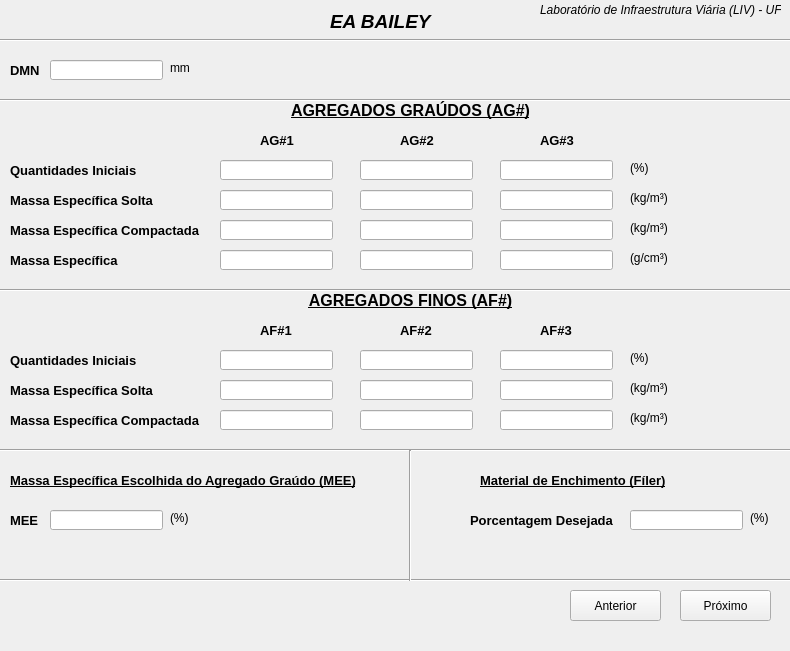
<?xml version="1.0" encoding="UTF-8"?>
<ui version="4.0">
 <class>baileyDialog</class>
 <widget class="QMainWindow" name="baileyDialog">
  <property name="geometry">
   <rect>
    <x>0</x>
    <y>0</y>
    <width>790</width>
    <height>651</height>
   </rect>
  </property>
  <property name="maximumSize">
   <size>
    <width>818</width>
    <height>16777215</height>
   </size>
  </property>
  <property name="windowTitle">
   <string>Janela 03</string>
  </property>
  <widget class="QWidget" name="centralwidget">
   <widget class="QLabel" name="label">
    <property name="geometry">
     <rect>
      <x>330</x>
      <y>10</y>
      <width>111</width>
      <height>21</height>
     </rect>
    </property>
    <property name="frameShadow">
     <enum>QFrame::Plain</enum>
    </property>
    <property name="text">
     <string>&lt;html&gt;&lt;head/&gt;&lt;body&gt;&lt;p&gt;&lt;span style=&quot; font-size:14pt; font-weight:600; font-style:italic; color:#000000;&quot;&gt;EA BAILEY&lt;/span&gt;&lt;/p&gt;&lt;/body&gt;&lt;/html&gt;</string>
    </property>
   </widget>
   <widget class="QLabel" name="label_2">
    <property name="geometry">
     <rect>
      <x>10</x>
      <y>60</y>
      <width>31</width>
      <height>21</height>
     </rect>
    </property>
    <property name="text">
     <string>&lt;html&gt;&lt;head/&gt;&lt;body&gt;&lt;p&gt;&lt;span style=&quot; font-size:10pt; font-weight:600;&quot;&gt;DMN&lt;/span&gt;&lt;/p&gt;&lt;/body&gt;&lt;/html&gt;</string>
    </property>
   </widget>
   <widget class="QLineEdit" name="txtDMN">
    <property name="geometry">
     <rect>
      <x>50</x>
      <y>60</y>
      <width>113</width>
      <height>20</height>
     </rect>
    </property>
   </widget>
   <widget class="QLabel" name="label_3">
    <property name="geometry">
     <rect>
      <x>10</x>
      <y>150</y>
      <width>241</width>
      <height>41</height>
     </rect>
    </property>
    <property name="text">
     <string>&lt;html&gt;&lt;head/&gt;&lt;body&gt;&lt;p&gt;&lt;span style=&quot; font-size:10pt; font-weight:600;&quot;&gt;Quantidades Iniciais&lt;/span&gt;&lt;/p&gt;&lt;/body&gt;&lt;/html&gt;</string>
    </property>
   </widget>
   <widget class="QLineEdit" name="txtGraudosQI1">
    <property name="geometry">
     <rect>
      <x>220</x>
      <y>160</y>
      <width>113</width>
      <height>20</height>
     </rect>
    </property>
   </widget>
   <widget class="QLineEdit" name="txtGraudosQI2">
    <property name="geometry">
     <rect>
      <x>360</x>
      <y>160</y>
      <width>113</width>
      <height>20</height>
     </rect>
    </property>
   </widget>
   <widget class="QLineEdit" name="txtGraudosQI3">
    <property name="geometry">
     <rect>
      <x>500</x>
      <y>160</y>
      <width>113</width>
      <height>20</height>
     </rect>
    </property>
   </widget>
   <widget class="QLabel" name="label_7">
    <property name="geometry">
     <rect>
      <x>10</x>
      <y>180</y>
      <width>151</width>
      <height>41</height>
     </rect>
    </property>
    <property name="text">
     <string>&lt;html&gt;&lt;head/&gt;&lt;body&gt;&lt;p&gt;&lt;span style=&quot; font-size:10pt; font-weight:600;&quot;&gt;Massa Específica Solta&lt;/span&gt;&lt;/p&gt;&lt;/body&gt;&lt;/html&gt;</string>
    </property>
   </widget>
   <widget class="QLabel" name="label_8">
    <property name="geometry">
     <rect>
      <x>280</x>
      <y>90</y>
      <width>261</width>
      <height>41</height>
     </rect>
    </property>
    <property name="text">
     <string>&lt;html&gt;&lt;head/&gt;&lt;body&gt;&lt;p align=&quot;center&quot;&gt;&lt;span style=&quot; font-size:12pt; font-weight:600; text-decoration: underline;&quot;&gt;AGREGADOS GRAÚDOS (AG#)&lt;/span&gt;&lt;/p&gt;&lt;/body&gt;&lt;/html&gt;</string>
    </property>
   </widget>
   <widget class="QLineEdit" name="txtGraudosMES3">
    <property name="geometry">
     <rect>
      <x>500</x>
      <y>190</y>
      <width>113</width>
      <height>20</height>
     </rect>
    </property>
   </widget>
   <widget class="QLineEdit" name="txtGraudosMES2">
    <property name="geometry">
     <rect>
      <x>360</x>
      <y>190</y>
      <width>113</width>
      <height>20</height>
     </rect>
    </property>
   </widget>
   <widget class="QLineEdit" name="txtGraudosMES1">
    <property name="geometry">
     <rect>
      <x>220</x>
      <y>190</y>
      <width>113</width>
      <height>20</height>
     </rect>
    </property>
   </widget>
   <widget class="QLineEdit" name="txtGraudosMEC3">
    <property name="geometry">
     <rect>
      <x>500</x>
      <y>220</y>
      <width>113</width>
      <height>20</height>
     </rect>
    </property>
   </widget>
   <widget class="QLineEdit" name="txtGraudosMEC1">
    <property name="geometry">
     <rect>
      <x>220</x>
      <y>220</y>
      <width>113</width>
      <height>20</height>
     </rect>
    </property>
   </widget>
   <widget class="QLabel" name="label_12">
    <property name="geometry">
     <rect>
      <x>10</x>
      <y>210</y>
      <width>201</width>
      <height>41</height>
     </rect>
    </property>
    <property name="text">
     <string>&lt;html&gt;&lt;head/&gt;&lt;body&gt;&lt;p&gt;&lt;span style=&quot; font-size:10pt; font-weight:600;&quot;&gt;Massa Específica Compactada&lt;/span&gt;&lt;/p&gt;&lt;/body&gt;&lt;/html&gt;</string>
    </property>
   </widget>
   <widget class="QLineEdit" name="txtGraudosMEC2">
    <property name="geometry">
     <rect>
      <x>360</x>
      <y>220</y>
      <width>113</width>
      <height>20</height>
     </rect>
    </property>
   </widget>
   <widget class="QLabel" name="label_16">
    <property name="geometry">
     <rect>
      <x>10</x>
      <y>240</y>
      <width>181</width>
      <height>41</height>
     </rect>
    </property>
    <property name="text">
     <string>&lt;html&gt;&lt;head/&gt;&lt;body&gt;&lt;p&gt;&lt;span style=&quot; font-size:10pt; font-weight:600;&quot;&gt;Massa Específica&lt;/span&gt;&lt;/p&gt;&lt;/body&gt;&lt;/html&gt;</string>
    </property>
   </widget>
   <widget class="QLineEdit" name="txtGraudosMEA1">
    <property name="geometry">
     <rect>
      <x>220</x>
      <y>250</y>
      <width>113</width>
      <height>20</height>
     </rect>
    </property>
   </widget>
   <widget class="QLineEdit" name="txtGraudosMEA2">
    <property name="geometry">
     <rect>
      <x>360</x>
      <y>250</y>
      <width>113</width>
      <height>20</height>
     </rect>
    </property>
   </widget>
   <widget class="QLineEdit" name="txtGraudosMEA3">
    <property name="geometry">
     <rect>
      <x>500</x>
      <y>250</y>
      <width>113</width>
      <height>20</height>
     </rect>
    </property>
   </widget>
   <widget class="QLabel" name="label_21">
    <property name="geometry">
     <rect>
      <x>10</x>
      <y>340</y>
      <width>241</width>
      <height>41</height>
     </rect>
    </property>
    <property name="text">
     <string>&lt;html&gt;&lt;head/&gt;&lt;body&gt;&lt;p&gt;&lt;span style=&quot; font-size:10pt; font-weight:600;&quot;&gt;Quantidades Iniciais&lt;/span&gt;&lt;/p&gt;&lt;/body&gt;&lt;/html&gt;</string>
    </property>
   </widget>
   <widget class="QLineEdit" name="txtFinosMEC3">
    <property name="geometry">
     <rect>
      <x>500</x>
      <y>410</y>
      <width>113</width>
      <height>20</height>
     </rect>
    </property>
   </widget>
   <widget class="QLineEdit" name="txtFinosMEC1">
    <property name="geometry">
     <rect>
      <x>220</x>
      <y>410</y>
      <width>113</width>
      <height>20</height>
     </rect>
    </property>
   </widget>
   <widget class="QLineEdit" name="txtFinosMEC2">
    <property name="geometry">
     <rect>
      <x>360</x>
      <y>410</y>
      <width>113</width>
      <height>20</height>
     </rect>
    </property>
   </widget>
   <widget class="QLineEdit" name="txtFinosQI3">
    <property name="geometry">
     <rect>
      <x>500</x>
      <y>350</y>
      <width>113</width>
      <height>20</height>
     </rect>
    </property>
   </widget>
   <widget class="QLabel" name="label_26">
    <property name="geometry">
     <rect>
      <x>10</x>
      <y>400</y>
      <width>201</width>
      <height>41</height>
     </rect>
    </property>
    <property name="text">
     <string>&lt;html&gt;&lt;head/&gt;&lt;body&gt;&lt;p&gt;&lt;span style=&quot; font-size:10pt; font-weight:600;&quot;&gt;Massa Específica Compactada&lt;/span&gt;&lt;/p&gt;&lt;/body&gt;&lt;/html&gt;</string>
    </property>
   </widget>
   <widget class="QLineEdit" name="txtFinosQI1">
    <property name="geometry">
     <rect>
      <x>220</x>
      <y>350</y>
      <width>113</width>
      <height>20</height>
     </rect>
    </property>
   </widget>
   <widget class="QLineEdit" name="txtFinosQI2">
    <property name="geometry">
     <rect>
      <x>360</x>
      <y>350</y>
      <width>113</width>
      <height>20</height>
     </rect>
    </property>
   </widget>
   <widget class="QLabel" name="label_33">
    <property name="geometry">
     <rect>
      <x>300</x>
      <y>280</y>
      <width>221</width>
      <height>41</height>
     </rect>
    </property>
    <property name="text">
     <string>&lt;html&gt;&lt;head/&gt;&lt;body&gt;&lt;p align=&quot;center&quot;&gt;&lt;span style=&quot; font-size:12pt; font-weight:600; text-decoration: underline;&quot;&gt;AGREGADOS FINOS (AF#)&lt;/span&gt;&lt;/p&gt;&lt;/body&gt;&lt;/html&gt;</string>
    </property>
   </widget>
   <widget class="QLabel" name="label_37">
    <property name="geometry">
     <rect>
      <x>480</x>
      <y>460</y>
      <width>241</width>
      <height>41</height>
     </rect>
    </property>
    <property name="text">
     <string>&lt;html&gt;&lt;head/&gt;&lt;body&gt;&lt;p&gt;&lt;span style=&quot; font-size:10pt; font-weight:600; text-decoration: underline;&quot;&gt;Material de Enchimento (Fíler)&lt;/span&gt;&lt;/p&gt;&lt;/body&gt;&lt;/html&gt;</string>
    </property>
   </widget>
   <widget class="QLabel" name="label_38">
    <property name="geometry">
     <rect>
      <x>470</x>
      <y>500</y>
      <width>241</width>
      <height>41</height>
     </rect>
    </property>
    <property name="text">
     <string>&lt;html&gt;&lt;head/&gt;&lt;body&gt;&lt;p&gt;&lt;span style=&quot; font-size:10pt; font-weight:600;&quot;&gt;Porcentagem Desejada&lt;/span&gt;&lt;/p&gt;&lt;/body&gt;&lt;/html&gt;</string>
    </property>
   </widget>
   <widget class="QLabel" name="label_39">
    <property name="geometry">
     <rect>
      <x>10</x>
      <y>460</y>
      <width>361</width>
      <height>41</height>
     </rect>
    </property>
    <property name="text">
     <string>&lt;html&gt;&lt;head/&gt;&lt;body&gt;&lt;p&gt;&lt;span style=&quot; font-size:10pt; font-weight:600; text-decoration: underline;&quot;&gt;Massa Específica Escolhida do Agregado Graúdo (MEE)&lt;/span&gt;&lt;/p&gt;&lt;/body&gt;&lt;/html&gt;</string>
    </property>
   </widget>
   <widget class="QLabel" name="label_40">
    <property name="geometry">
     <rect>
      <x>10</x>
      <y>500</y>
      <width>61</width>
      <height>41</height>
     </rect>
    </property>
    <property name="text">
     <string>&lt;html&gt;&lt;head/&gt;&lt;body&gt;&lt;p&gt;&lt;span style=&quot; font-size:10pt; font-weight:600;&quot;&gt;MEE&lt;/span&gt;&lt;/p&gt;&lt;/body&gt;&lt;/html&gt;</string>
    </property>
   </widget>
   <widget class="QLineEdit" name="txtMEE">
    <property name="geometry">
     <rect>
      <x>50</x>
      <y>510</y>
      <width>113</width>
      <height>20</height>
     </rect>
    </property>
   </widget>
   <widget class="QLabel" name="label_41">
    <property name="geometry">
     <rect>
      <x>540</x>
      <y>0</y>
      <width>241</width>
      <height>20</height>
     </rect>
    </property>
    <property name="text">
     <string>&lt;html&gt;&lt;head/&gt;&lt;body&gt;&lt;p&gt;&lt;span style=&quot; font-style:italic;&quot;&gt;Laboratório de Infraestrutura Viária (LIV) - UFCA&lt;/span&gt;&lt;/p&gt;&lt;/body&gt;&lt;/html&gt;</string>
    </property>
   </widget>
   <widget class="QPushButton" name="btnNext">
    <property name="geometry">
     <rect>
      <x>680</x>
      <y>590</y>
      <width>91</width>
      <height>31</height>
     </rect>
    </property>
    <property name="cursor">
     <cursorShape>PointingHandCursor</cursorShape>
    </property>
    <property name="text">
     <string>Próximo</string>
    </property>
   </widget>
   <widget class="QLabel" name="label_20">
    <property name="geometry">
     <rect>
      <x>260</x>
      <y>130</y>
      <width>51</width>
      <height>21</height>
     </rect>
    </property>
    <property name="text">
     <string>&lt;html&gt;&lt;head/&gt;&lt;body&gt;&lt;p&gt;&lt;span style=&quot; font-size:10pt; font-weight:600;&quot;&gt;AG#1&lt;/span&gt;&lt;/p&gt;&lt;/body&gt;&lt;/html&gt;</string>
    </property>
   </widget>
   <widget class="QLabel" name="label_24">
    <property name="geometry">
     <rect>
      <x>400</x>
      <y>130</y>
      <width>61</width>
      <height>21</height>
     </rect>
    </property>
    <property name="text">
     <string>&lt;html&gt;&lt;head/&gt;&lt;body&gt;&lt;p&gt;&lt;span style=&quot; font-size:10pt; font-weight:600;&quot;&gt;AG#2&lt;/span&gt;&lt;/p&gt;&lt;/body&gt;&lt;/html&gt;</string>
    </property>
   </widget>
   <widget class="QLabel" name="label_27">
    <property name="geometry">
     <rect>
      <x>540</x>
      <y>130</y>
      <width>51</width>
      <height>21</height>
     </rect>
    </property>
    <property name="text">
     <string>&lt;html&gt;&lt;head/&gt;&lt;body&gt;&lt;p&gt;&lt;span style=&quot; font-size:10pt; font-weight:600;&quot;&gt;AG#3&lt;/span&gt;&lt;/p&gt;&lt;/body&gt;&lt;/html&gt;</string>
    </property>
   </widget>
   <widget class="QLabel" name="label_28">
    <property name="geometry">
     <rect>
      <x>260</x>
      <y>320</y>
      <width>51</width>
      <height>21</height>
     </rect>
    </property>
    <property name="text">
     <string>&lt;html&gt;&lt;head/&gt;&lt;body&gt;&lt;p&gt;&lt;span style=&quot; font-size:10pt; font-weight:600;&quot;&gt;AF#1&lt;/span&gt;&lt;/p&gt;&lt;/body&gt;&lt;/html&gt;</string>
    </property>
   </widget>
   <widget class="QLabel" name="label_29">
    <property name="geometry">
     <rect>
      <x>400</x>
      <y>320</y>
      <width>61</width>
      <height>21</height>
     </rect>
    </property>
    <property name="text">
     <string>&lt;html&gt;&lt;head/&gt;&lt;body&gt;&lt;p&gt;&lt;span style=&quot; font-size:10pt; font-weight:600;&quot;&gt;AF#2&lt;/span&gt;&lt;/p&gt;&lt;/body&gt;&lt;/html&gt;</string>
    </property>
   </widget>
   <widget class="QLabel" name="label_30">
    <property name="geometry">
     <rect>
      <x>540</x>
      <y>320</y>
      <width>51</width>
      <height>21</height>
     </rect>
    </property>
    <property name="text">
     <string>&lt;html&gt;&lt;head/&gt;&lt;body&gt;&lt;p&gt;&lt;span style=&quot; font-size:10pt; font-weight:600;&quot;&gt;AF#3&lt;/span&gt;&lt;/p&gt;&lt;/body&gt;&lt;/html&gt;</string>
    </property>
   </widget>
   <widget class="QPushButton" name="btnBack">
    <property name="geometry">
     <rect>
      <x>570</x>
      <y>590</y>
      <width>91</width>
      <height>31</height>
     </rect>
    </property>
    <property name="cursor">
     <cursorShape>PointingHandCursor</cursorShape>
    </property>
    <property name="text">
     <string>Anterior</string>
    </property>
   </widget>
   <widget class="QLineEdit" name="txtFinosMES3">
    <property name="geometry">
     <rect>
      <x>500</x>
      <y>380</y>
      <width>113</width>
      <height>20</height>
     </rect>
    </property>
   </widget>
   <widget class="QLineEdit" name="txtFinosMES2">
    <property name="geometry">
     <rect>
      <x>360</x>
      <y>380</y>
      <width>113</width>
      <height>20</height>
     </rect>
    </property>
   </widget>
   <widget class="QLabel" name="label_31">
    <property name="geometry">
     <rect>
      <x>10</x>
      <y>370</y>
      <width>201</width>
      <height>41</height>
     </rect>
    </property>
    <property name="text">
     <string>&lt;html&gt;&lt;head/&gt;&lt;body&gt;&lt;p&gt;&lt;span style=&quot; font-size:10pt; font-weight:600;&quot;&gt;Massa Específica Solta&lt;/span&gt;&lt;/p&gt;&lt;/body&gt;&lt;/html&gt;</string>
    </property>
   </widget>
   <widget class="QLineEdit" name="txtFinosMES1">
    <property name="geometry">
     <rect>
      <x>220</x>
      <y>380</y>
      <width>113</width>
      <height>20</height>
     </rect>
    </property>
   </widget>
   <widget class="QLineEdit" name="QuantUtilizada">
    <property name="geometry">
     <rect>
      <x>630</x>
      <y>510</y>
      <width>113</width>
      <height>20</height>
     </rect>
    </property>
   </widget>
   <widget class="Line" name="line">
    <property name="geometry">
     <rect>
      <x>0</x>
      <y>30</y>
      <width>791</width>
      <height>20</height>
     </rect>
    </property>
    <property name="orientation">
     <enum>Qt::Horizontal</enum>
    </property>
   </widget>
   <widget class="Line" name="line_2">
    <property name="geometry">
     <rect>
      <x>0</x>
      <y>570</y>
      <width>791</width>
      <height>20</height>
     </rect>
    </property>
    <property name="orientation">
     <enum>Qt::Horizontal</enum>
    </property>
   </widget>
   <widget class="Line" name="line_3">
    <property name="geometry">
     <rect>
      <x>0</x>
      <y>280</y>
      <width>791</width>
      <height>20</height>
     </rect>
    </property>
    <property name="orientation">
     <enum>Qt::Horizontal</enum>
    </property>
   </widget>
   <widget class="Line" name="line_4">
    <property name="geometry">
     <rect>
      <x>0</x>
      <y>90</y>
      <width>791</width>
      <height>20</height>
     </rect>
    </property>
    <property name="orientation">
     <enum>Qt::Horizontal</enum>
    </property>
   </widget>
   <widget class="Line" name="line_5">
    <property name="geometry">
     <rect>
      <x>0</x>
      <y>440</y>
      <width>791</width>
      <height>20</height>
     </rect>
    </property>
    <property name="orientation">
     <enum>Qt::Horizontal</enum>
    </property>
   </widget>
   <widget class="Line" name="line_6">
    <property name="geometry">
     <rect>
      <x>400</x>
      <y>450</y>
      <width>20</width>
      <height>131</height>
     </rect>
    </property>
    <property name="orientation">
     <enum>Qt::Vertical</enum>
    </property>
   </widget>
   <widget class="QLabel" name="label_4">
    <property name="geometry">
     <rect>
      <x>170</x>
      <y>60</y>
      <width>41</width>
      <height>16</height>
     </rect>
    </property>
    <property name="text">
     <string>mm</string>
    </property>
   </widget>
   <widget class="QLabel" name="label_5">
    <property name="geometry">
     <rect>
      <x>630</x>
      <y>160</y>
      <width>41</width>
      <height>16</height>
     </rect>
    </property>
    <property name="text">
     <string>(%)</string>
    </property>
   </widget>
   <widget class="QLabel" name="label_6">
    <property name="geometry">
     <rect>
      <x>630</x>
      <y>190</y>
      <width>41</width>
      <height>16</height>
     </rect>
    </property>
    <property name="text">
     <string>(kg/m³)</string>
    </property>
   </widget>
   <widget class="QLabel" name="label_9">
    <property name="geometry">
     <rect>
      <x>630</x>
      <y>220</y>
      <width>41</width>
      <height>16</height>
     </rect>
    </property>
    <property name="text">
     <string>(kg/m³)</string>
    </property>
   </widget>
   <widget class="QLabel" name="label_10">
    <property name="geometry">
     <rect>
      <x>630</x>
      <y>380</y>
      <width>41</width>
      <height>16</height>
     </rect>
    </property>
    <property name="text">
     <string>(kg/m³)</string>
    </property>
   </widget>
   <widget class="QLabel" name="label_11">
    <property name="geometry">
     <rect>
      <x>630</x>
      <y>410</y>
      <width>41</width>
      <height>16</height>
     </rect>
    </property>
    <property name="text">
     <string>(kg/m³)</string>
    </property>
   </widget>
   <widget class="QLabel" name="label_13">
    <property name="geometry">
     <rect>
      <x>630</x>
      <y>350</y>
      <width>41</width>
      <height>16</height>
     </rect>
    </property>
    <property name="text">
     <string>(%)</string>
    </property>
   </widget>
   <widget class="QLabel" name="label_14">
    <property name="geometry">
     <rect>
      <x>630</x>
      <y>250</y>
      <width>41</width>
      <height>16</height>
     </rect>
    </property>
    <property name="text">
     <string>(g/cm³)</string>
    </property>
   </widget>
   <widget class="QLabel" name="label_15">
    <property name="geometry">
     <rect>
      <x>170</x>
      <y>510</y>
      <width>41</width>
      <height>16</height>
     </rect>
    </property>
    <property name="text">
     <string>(%)</string>
    </property>
   </widget>
   <widget class="QLabel" name="label_17">
    <property name="geometry">
     <rect>
      <x>750</x>
      <y>510</y>
      <width>41</width>
      <height>16</height>
     </rect>
    </property>
    <property name="text">
     <string>(%)</string>
    </property>
   </widget>
  </widget>
 </widget>
 <tabstops>
  <tabstop>txtDMN</tabstop>
  <tabstop>txtGraudosQI1</tabstop>
  <tabstop>txtGraudosQI2</tabstop>
  <tabstop>txtGraudosQI3</tabstop>
  <tabstop>txtGraudosMES1</tabstop>
  <tabstop>txtGraudosMES2</tabstop>
  <tabstop>txtGraudosMES3</tabstop>
  <tabstop>txtGraudosMEC1</tabstop>
  <tabstop>txtGraudosMEC2</tabstop>
  <tabstop>txtGraudosMEC3</tabstop>
  <tabstop>txtGraudosMEA1</tabstop>
  <tabstop>txtGraudosMEA2</tabstop>
  <tabstop>txtGraudosMEA3</tabstop>
  <tabstop>txtFinosQI1</tabstop>
  <tabstop>txtFinosQI2</tabstop>
  <tabstop>txtFinosQI3</tabstop>
  <tabstop>txtFinosMEC1</tabstop>
  <tabstop>txtFinosMEC2</tabstop>
  <tabstop>txtFinosMEC3</tabstop>
  <tabstop>txtMEE</tabstop>
  <tabstop>btnNext</tabstop>
 </tabstops>
 <resources/>
 <connections/>
</ui>
